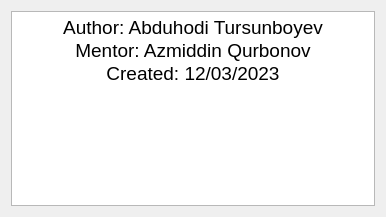
<?xml version="1.0" encoding="UTF-8"?>
<ui version="4.0">
 <class>Form</class>
 <widget class="QWidget" name="Form">
  <property name="geometry">
   <rect>
    <x>0</x>
    <y>0</y>
    <width>386</width>
    <height>217</height>
   </rect>
  </property>
  <property name="windowTitle">
   <string>Form</string>
  </property>
  <layout class="QGridLayout" name="gridLayout">
   <item row="0" column="0">
    <widget class="QTextBrowser" name="textBrowser">
     <property name="html">
      <string>&lt;!DOCTYPE HTML PUBLIC &quot;-//W3C//DTD HTML 4.0//EN&quot; &quot;http://www.w3.org/TR/REC-html40/strict.dtd&quot;&gt;
&lt;html&gt;&lt;head&gt;&lt;meta name=&quot;qrichtext&quot; content=&quot;1&quot; /&gt;&lt;style type=&quot;text/css&quot;&gt;
p, li { white-space: pre-wrap; }
&lt;/style&gt;&lt;/head&gt;&lt;body style=&quot; font-family:'MS Shell Dlg 2'; font-size:8.25pt; font-weight:400; font-style:normal;&quot;&gt;
&lt;p align=&quot;center&quot; style=&quot; margin-top:0px; margin-bottom:0px; margin-left:0px; margin-right:0px; -qt-block-indent:0; text-indent:0px;&quot;&gt;&lt;span style=&quot; font-size:14pt;&quot;&gt;Author: Abduhodi Tursunboyev&lt;/span&gt;&lt;/p&gt;
&lt;p align=&quot;center&quot; style=&quot; margin-top:0px; margin-bottom:0px; margin-left:0px; margin-right:0px; -qt-block-indent:0; text-indent:0px;&quot;&gt;&lt;span style=&quot; font-size:14pt;&quot;&gt;Mentor: Azmiddin Qurbonov&lt;/span&gt;&lt;/p&gt;
&lt;p align=&quot;center&quot; style=&quot; margin-top:0px; margin-bottom:0px; margin-left:0px; margin-right:0px; -qt-block-indent:0; text-indent:0px;&quot;&gt;&lt;span style=&quot; font-size:14pt;&quot;&gt;Created: 12/03/2023&lt;/span&gt;&lt;/p&gt;&lt;/body&gt;&lt;/html&gt;</string>
     </property>
    </widget>
   </item>
  </layout>
 </widget>
 <resources/>
 <connections/>
</ui>
